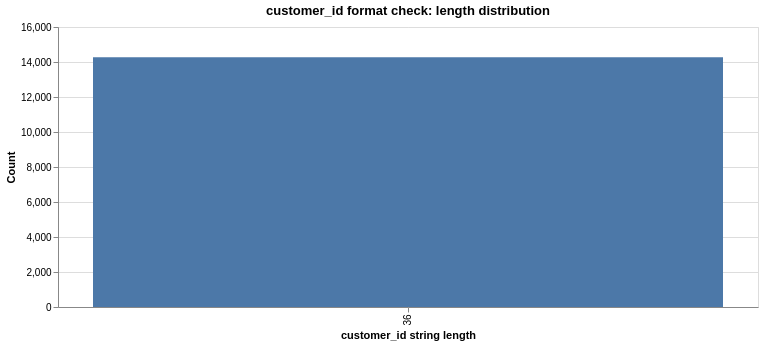

The notebook cell this image was saved under:
### Markdown cell above
### B.3 Explore Feature of Interest `customer_id`

### Code cell
# B.3 Updated: Explore customer_id (ID integrity + join-readiness)

feature_2 = "customer_id"
print("Selected feature_2:", feature_2)

if feature_2 not in df.columns:
    raise ValueError(f"Column '{feature_2}' not found in dataframe. Available columns: {df.columns.tolist()}")

# 1) Coverage / missingness
total_rows = len(df)
missing_cnt = df[feature_2].isna().sum()
missing_pct = round(missing_cnt / total_rows * 100, 4)
print(f"Rows: {total_rows:,}")
print(f"Missing {feature_2}: {missing_cnt:,} ({missing_pct}%)")

# 2) Uniqueness / duplicates
n_unique = df[feature_2].nunique(dropna=True)
dup_cnt = df[feature_2].duplicated().sum()
print(f"Unique {feature_2} (dropna=True): {n_unique:,}")
print(f"Duplicated {feature_2} values: {dup_cnt:,}")

# Show example duplicated IDs (if any)
if dup_cnt > 0:
    dup_examples = (
        df[df[feature_2].duplicated(keep=False)][feature_2]
        .value_counts()
        .reset_index()
        .head(10)
    )
    dup_examples.columns = [feature_2, "repeat_count"]
    print("Top duplicated customer_id values (sample):")
    display(dup_examples)

# 3) Sanity checks on format/length (UUID-like profiling)
id_profile = df[[feature_2]].copy()
id_profile["is_missing"] = id_profile[feature_2].isna()
id_profile["as_str"] = id_profile[feature_2].astype(str)
id_profile["length"] = id_profile["as_str"].str.len()
id_profile["looks_uuid"] = id_profile["as_str"].str.fullmatch(
    r"[0-9a-fA-F]{8}-[0-9a-fA-F]{4}-[0-9a-fA-F]{4}-[0-9a-fA-F]{4}-[0-9a-fA-F]{12}"
).fillna(False)

display(id_profile[["is_missing", "length", "looks_uuid"]].describe(include="all"))

fmt_summary = pd.DataFrame({
    "metric": ["min_length", "max_length", "most_common_length", "uuid_like_%"],
    "value": [
        int(id_profile.loc[~id_profile["is_missing"], "length"].min()) if (~id_profile["is_missing"]).any() else None,
        int(id_profile.loc[~id_profile["is_missing"], "length"].max()) if (~id_profile["is_missing"]).any() else None,
        int(id_profile.loc[~id_profile["is_missing"], "length"].mode().iloc[0]) if (~id_profile["is_missing"]).any() else None,
        round(id_profile.loc[~id_profile["is_missing"], "looks_uuid"].mean() * 100, 2) if (~id_profile["is_missing"]).any() else None
    ]
})
display(fmt_summary)

# 4) Visualise ID length distribution (helps detect inconsistent formats)
length_counts = (
    id_profile.loc[~id_profile["is_missing"], "length"]
    .value_counts()
    .reset_index()
)
length_counts.columns = ["id_length", "count"]
length_counts["percent"] = (length_counts["count"] / length_counts["count"].sum() * 100).round(2)
display(length_counts.sort_values("id_length"))

alt.Chart(length_counts).mark_bar().encode(
    x=alt.X("id_length:O", title="customer_id string length"),
    y=alt.Y("count:Q", title="Count"),
    tooltip=["id_length:O", "count:Q", "percent:Q"]
).properties(title="customer_id format check: length distribution", width=700, height=280)

### Figure 1 — Vega-Lite specification as saved in the notebook (floating-point values rounded to 4 significant figures)
{"config": {"view": {"continuousWidth": 300, "continuousHeight": 300}}, "data": {"name": "data-0df6e07c92ef8ff8a76507d0d8baa89d"}, "mark": {"type": "bar"}, "encoding": {"tooltip": [{"field": "id_length", "type": "ordinal"}, {"field": "count", "type": "quantitative"}, {"field": "percent", "type": "quantitative"}], "x": {"field": "id_length", "title": "customer_id string length", "type": "ordinal"}, "y": {"field": "count", "title": "Count", "type": "quantitative"}}, "height": 280, "title": "customer_id format check: length distribution", "width": 700, "$schema": "https://vega.github.io/schema/vega-lite/v5.20.1.json", "datasets": {"data-0df6e07c92ef8ff8a76507d0d8baa89d": [{"id_length": 36, "count": 14275, "percent": 100.0}]}}
